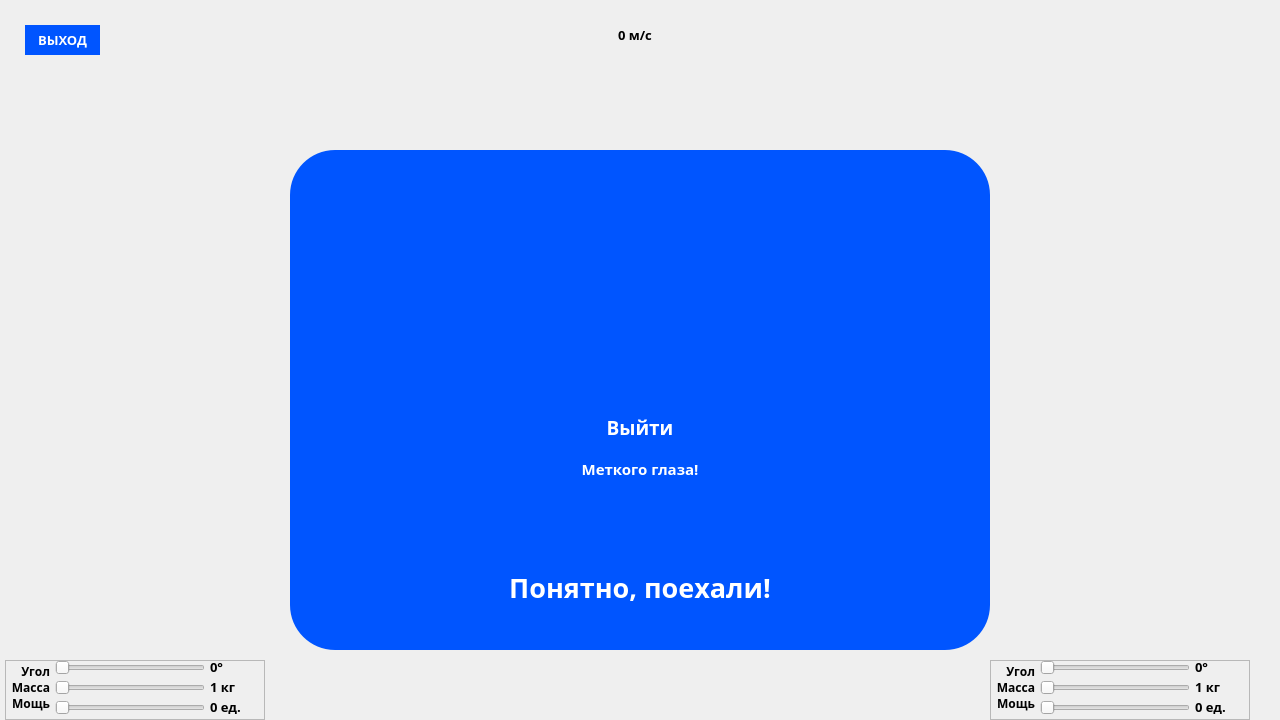
<?xml version="1.0" encoding="UTF-8"?>
<ui version="4.0">
 <class>Game</class>
 <widget class="QWidget" name="Game">
  <property name="geometry">
   <rect>
    <x>0</x>
    <y>0</y>
    <width>1280</width>
    <height>720</height>
   </rect>
  </property>
  <property name="sizePolicy">
   <sizepolicy hsizetype="Fixed" vsizetype="Fixed">
    <horstretch>0</horstretch>
    <verstretch>0</verstretch>
   </sizepolicy>
  </property>
  <property name="minimumSize">
   <size>
    <width>1280</width>
    <height>720</height>
   </size>
  </property>
  <property name="maximumSize">
   <size>
    <width>1280</width>
    <height>720</height>
   </size>
  </property>
  <property name="windowTitle">
   <string>Ballistics</string>
  </property>
  <property name="autoFillBackground">
   <bool>false</bool>
  </property>
  <property name="styleSheet">
   <string notr="true"/>
  </property>
  <widget class="QLabel" name="wind">
   <property name="geometry">
    <rect>
     <x>600</x>
     <y>20</y>
     <width>70</width>
     <height>30</height>
    </rect>
   </property>
   <property name="font">
    <font>
     <family>Montserrat ExtraBold</family>
     <pointsize>10</pointsize>
     <weight>75</weight>
     <bold>true</bold>
    </font>
   </property>
   <property name="text">
    <string>&lt;html&gt;&lt;head/&gt;&lt;body&gt;&lt;p align=&quot;center&quot;&gt;&lt;span style=&quot; font-size:10pt;&quot;&gt;0 м/с&lt;/span&gt;&lt;/p&gt;&lt;/body&gt;&lt;/html&gt;</string>
   </property>
  </widget>
  <widget class="QPushButton" name="endButton">
   <property name="geometry">
    <rect>
     <x>25</x>
     <y>25</y>
     <width>75</width>
     <height>30</height>
    </rect>
   </property>
   <property name="font">
    <font>
     <family>Montserrat ExtraBold</family>
     <pointsize>10</pointsize>
     <weight>75</weight>
     <bold>true</bold>
    </font>
   </property>
   <property name="styleSheet">
    <string notr="true">border: none;
border-radius: 45px;
color: white;
background: none;
background-color: rgb(0, 85, 255);</string>
   </property>
   <property name="text">
    <string>ВЫХОД</string>
   </property>
  </widget>
  <widget class="QLabel" name="carriage_first">
   <property name="geometry">
    <rect>
     <x>50</x>
     <y>500</y>
     <width>175</width>
     <height>175</height>
    </rect>
   </property>
   <property name="autoFillBackground">
    <bool>false</bool>
   </property>
   <property name="styleSheet">
    <string notr="true">background: none;</string>
   </property>
   <property name="text">
    <string/>
   </property>
   <property name="pixmap">
    <pixmap resource="files.qrc">:/images/carriage_1_small.png</pixmap>
   </property>
  </widget>
  <widget class="QLabel" name="carriage_second">
   <property name="geometry">
    <rect>
     <x>1050</x>
     <y>500</y>
     <width>175</width>
     <height>175</height>
    </rect>
   </property>
   <property name="autoFillBackground">
    <bool>false</bool>
   </property>
   <property name="styleSheet">
    <string notr="true">background: none;</string>
   </property>
   <property name="text">
    <string/>
   </property>
   <property name="pixmap">
    <pixmap resource="files.qrc">:/images/carriage_2_small.png</pixmap>
   </property>
  </widget>
  <widget class="QWidget" name="cannon_first" native="true">
   <property name="geometry">
    <rect>
     <x>50</x>
     <y>500</y>
     <width>175</width>
     <height>175</height>
    </rect>
   </property>
  </widget>
  <widget class="QWidget" name="cannon_second" native="true">
   <property name="geometry">
    <rect>
     <x>1050</x>
     <y>500</y>
     <width>175</width>
     <height>175</height>
    </rect>
   </property>
  </widget>
  <widget class="QPushButton" name="fire_button">
   <property name="geometry">
    <rect>
     <x>490</x>
     <y>550</y>
     <width>300</width>
     <height>100</height>
    </rect>
   </property>
   <property name="font">
    <font>
     <family>Montserrat ExtraBold</family>
     <pointsize>24</pointsize>
     <weight>75</weight>
     <bold>true</bold>
    </font>
   </property>
   <property name="styleSheet">
    <string notr="true">border: none;
border-radius: 45px;
color: white;
background: none;
background-color: rgb(220, 25, 0);</string>
   </property>
   <property name="text">
    <string>Огонь!</string>
   </property>
  </widget>
  <widget class="QFrame" name="frame_left">
   <property name="geometry">
    <rect>
     <x>5</x>
     <y>660</y>
     <width>260</width>
     <height>60</height>
    </rect>
   </property>
   <property name="frameShape">
    <enum>QFrame::StyledPanel</enum>
   </property>
   <property name="frameShadow">
    <enum>QFrame::Raised</enum>
   </property>
   <widget class="QLabel" name="label_menu">
    <property name="geometry">
     <rect>
      <x>0</x>
      <y>0</y>
      <width>45</width>
      <height>55</height>
     </rect>
    </property>
    <property name="font">
     <font>
      <family>Montserrat ExtraBold</family>
      <weight>75</weight>
      <bold>true</bold>
     </font>
    </property>
    <property name="autoFillBackground">
     <bool>false</bool>
    </property>
    <property name="text">
     <string>&lt;html&gt;&lt;head/&gt;&lt;body&gt;&lt;p align=&quot;right&quot;&gt;&lt;span style=&quot; font-size:9pt; line-height: 16px;&quot;&gt;Угол&lt;br&gt;Масса&lt;br&gt;Мощь&lt;/span&gt;&lt;/p&gt;&lt;/body&gt;&lt;/html&gt;</string>
    </property>
   </widget>
   <widget class="QLabel" name="angle">
    <property name="geometry">
     <rect>
      <x>205</x>
      <y>0</y>
      <width>55</width>
      <height>14</height>
     </rect>
    </property>
    <property name="font">
     <font>
      <family>Montserrat ExtraBold</family>
      <pointsize>10</pointsize>
      <weight>75</weight>
      <bold>true</bold>
     </font>
    </property>
    <property name="autoFillBackground">
     <bool>false</bool>
    </property>
    <property name="styleSheet">
     <string notr="true">background:none;</string>
    </property>
    <property name="text">
     <string>0°</string>
    </property>
   </widget>
   <widget class="QSlider" name="slider_angle">
    <property name="geometry">
     <rect>
      <x>50</x>
      <y>0</y>
      <width>150</width>
      <height>16</height>
     </rect>
    </property>
    <property name="acceptDrops">
     <bool>false</bool>
    </property>
    <property name="autoFillBackground">
     <bool>false</bool>
    </property>
    <property name="styleSheet">
     <string notr="true">background: none;
</string>
    </property>
    <property name="maximum">
     <number>90</number>
    </property>
    <property name="orientation">
     <enum>Qt::Horizontal</enum>
    </property>
   </widget>
   <widget class="QLabel" name="mass">
    <property name="geometry">
     <rect>
      <x>205</x>
      <y>20</y>
      <width>55</width>
      <height>14</height>
     </rect>
    </property>
    <property name="font">
     <font>
      <family>Montserrat ExtraBold</family>
      <pointsize>10</pointsize>
      <weight>75</weight>
      <bold>true</bold>
     </font>
    </property>
    <property name="autoFillBackground">
     <bool>false</bool>
    </property>
    <property name="styleSheet">
     <string notr="true">background:none;</string>
    </property>
    <property name="text">
     <string>1 кг</string>
    </property>
   </widget>
   <widget class="QSlider" name="slider_power">
    <property name="geometry">
     <rect>
      <x>50</x>
      <y>40</y>
      <width>150</width>
      <height>16</height>
     </rect>
    </property>
    <property name="autoFillBackground">
     <bool>false</bool>
    </property>
    <property name="styleSheet">
     <string notr="true">background: none;</string>
    </property>
    <property name="maximum">
     <number>100</number>
    </property>
    <property name="orientation">
     <enum>Qt::Horizontal</enum>
    </property>
   </widget>
   <widget class="QLabel" name="power">
    <property name="geometry">
     <rect>
      <x>205</x>
      <y>40</y>
      <width>55</width>
      <height>14</height>
     </rect>
    </property>
    <property name="font">
     <font>
      <family>Montserrat ExtraBold</family>
      <pointsize>10</pointsize>
      <weight>75</weight>
      <bold>true</bold>
     </font>
    </property>
    <property name="autoFillBackground">
     <bool>false</bool>
    </property>
    <property name="styleSheet">
     <string notr="true">background:none;</string>
    </property>
    <property name="text">
     <string>0 ед.</string>
    </property>
   </widget>
   <widget class="QSlider" name="slider_mass">
    <property name="geometry">
     <rect>
      <x>50</x>
      <y>20</y>
      <width>150</width>
      <height>16</height>
     </rect>
    </property>
    <property name="autoFillBackground">
     <bool>false</bool>
    </property>
    <property name="styleSheet">
     <string notr="true">background: none;
</string>
    </property>
    <property name="minimum">
     <number>1</number>
    </property>
    <property name="maximum">
     <number>50</number>
    </property>
    <property name="singleStep">
     <number>1</number>
    </property>
    <property name="pageStep">
     <number>5</number>
    </property>
    <property name="orientation">
     <enum>Qt::Horizontal</enum>
    </property>
   </widget>
  </widget>
  <widget class="QFrame" name="frame_right">
   <property name="geometry">
    <rect>
     <x>990</x>
     <y>660</y>
     <width>260</width>
     <height>60</height>
    </rect>
   </property>
   <property name="frameShape">
    <enum>QFrame::StyledPanel</enum>
   </property>
   <property name="frameShadow">
    <enum>QFrame::Raised</enum>
   </property>
   <widget class="QLabel" name="label_menu_2">
    <property name="geometry">
     <rect>
      <x>0</x>
      <y>0</y>
      <width>45</width>
      <height>55</height>
     </rect>
    </property>
    <property name="font">
     <font>
      <family>Montserrat ExtraBold</family>
      <weight>75</weight>
      <bold>true</bold>
     </font>
    </property>
    <property name="autoFillBackground">
     <bool>false</bool>
    </property>
    <property name="text">
     <string>&lt;html&gt;&lt;head/&gt;&lt;body&gt;&lt;p align=&quot;right&quot;&gt;&lt;span style=&quot; font-size:9pt; line-height: 16px;&quot;&gt;Угол&lt;br&gt;Масса&lt;br&gt;Мощь&lt;/span&gt;&lt;/p&gt;&lt;/body&gt;&lt;/html&gt;</string>
    </property>
   </widget>
   <widget class="QLabel" name="angle_2">
    <property name="geometry">
     <rect>
      <x>205</x>
      <y>0</y>
      <width>55</width>
      <height>14</height>
     </rect>
    </property>
    <property name="font">
     <font>
      <family>Montserrat ExtraBold</family>
      <pointsize>10</pointsize>
      <weight>75</weight>
      <bold>true</bold>
     </font>
    </property>
    <property name="autoFillBackground">
     <bool>false</bool>
    </property>
    <property name="styleSheet">
     <string notr="true">background:none;</string>
    </property>
    <property name="text">
     <string>0°</string>
    </property>
   </widget>
   <widget class="QSlider" name="slider_angle_2">
    <property name="geometry">
     <rect>
      <x>50</x>
      <y>0</y>
      <width>150</width>
      <height>16</height>
     </rect>
    </property>
    <property name="acceptDrops">
     <bool>false</bool>
    </property>
    <property name="autoFillBackground">
     <bool>false</bool>
    </property>
    <property name="styleSheet">
     <string notr="true">background: none;
</string>
    </property>
    <property name="maximum">
     <number>90</number>
    </property>
    <property name="orientation">
     <enum>Qt::Horizontal</enum>
    </property>
   </widget>
   <widget class="QLabel" name="mass_2">
    <property name="geometry">
     <rect>
      <x>205</x>
      <y>20</y>
      <width>55</width>
      <height>14</height>
     </rect>
    </property>
    <property name="font">
     <font>
      <family>Montserrat ExtraBold</family>
      <pointsize>10</pointsize>
      <weight>75</weight>
      <bold>true</bold>
     </font>
    </property>
    <property name="autoFillBackground">
     <bool>false</bool>
    </property>
    <property name="styleSheet">
     <string notr="true">background:none;</string>
    </property>
    <property name="text">
     <string>1 кг</string>
    </property>
   </widget>
   <widget class="QSlider" name="slider_power_2">
    <property name="geometry">
     <rect>
      <x>50</x>
      <y>40</y>
      <width>150</width>
      <height>16</height>
     </rect>
    </property>
    <property name="autoFillBackground">
     <bool>false</bool>
    </property>
    <property name="styleSheet">
     <string notr="true">background: none;</string>
    </property>
    <property name="maximum">
     <number>100</number>
    </property>
    <property name="orientation">
     <enum>Qt::Horizontal</enum>
    </property>
   </widget>
   <widget class="QLabel" name="power_2">
    <property name="geometry">
     <rect>
      <x>205</x>
      <y>40</y>
      <width>55</width>
      <height>14</height>
     </rect>
    </property>
    <property name="font">
     <font>
      <family>Montserrat ExtraBold</family>
      <pointsize>10</pointsize>
      <weight>75</weight>
      <bold>true</bold>
     </font>
    </property>
    <property name="autoFillBackground">
     <bool>false</bool>
    </property>
    <property name="styleSheet">
     <string notr="true">background:none;</string>
    </property>
    <property name="text">
     <string>0 ед.</string>
    </property>
   </widget>
   <widget class="QSlider" name="slider_mass_2">
    <property name="geometry">
     <rect>
      <x>50</x>
      <y>20</y>
      <width>150</width>
      <height>16</height>
     </rect>
    </property>
    <property name="autoFillBackground">
     <bool>false</bool>
    </property>
    <property name="styleSheet">
     <string notr="true">background: none;
</string>
    </property>
    <property name="minimum">
     <number>1</number>
    </property>
    <property name="maximum">
     <number>50</number>
    </property>
    <property name="singleStep">
     <number>1</number>
    </property>
    <property name="pageStep">
     <number>5</number>
    </property>
    <property name="orientation">
     <enum>Qt::Horizontal</enum>
    </property>
   </widget>
  </widget>
  <widget class="Ball" name="left_ball">
   <property name="geometry">
    <rect>
     <x>180</x>
     <y>584</y>
     <width>24</width>
     <height>24</height>
    </rect>
   </property>
   <property name="styleSheet">
    <string notr="true"/>
   </property>
   <property name="text">
    <string/>
   </property>
  </widget>
  <widget class="Ball" name="right_ball">
   <property name="geometry">
    <rect>
     <x>1070</x>
     <y>584</y>
     <width>24</width>
     <height>24</height>
    </rect>
   </property>
   <property name="styleSheet">
    <string notr="true">border-width: 2px;
border-color: rgb(255, 0, 0);</string>
   </property>
   <property name="text">
    <string/>
   </property>
  </widget>
  <widget class="QWidget" name="info" native="true">
   <property name="geometry">
    <rect>
     <x>290</x>
     <y>150</y>
     <width>700</width>
     <height>500</height>
    </rect>
   </property>
   <property name="styleSheet">
    <string notr="true">border: none;
border-radius: 45px;
color: white;
background: none;
background-color: rgb(0, 85, 255);</string>
   </property>
   <widget class="QLabel" name="text_info">
    <property name="geometry">
     <rect>
      <x>50</x>
      <y>95</y>
      <width>600</width>
      <height>275</height>
     </rect>
    </property>
    <property name="font">
     <font>
      <family>Montserrat ExtraBold</family>
      <pointsize>11</pointsize>
      <weight>75</weight>
      <bold>true</bold>
     </font>
    </property>
    <property name="text">
     <string>&lt;html&gt;&lt;head/&gt;&lt;body&gt;&lt;p&gt;Добро пожаловать в Ballistics, простую в освоении баллистическую игру!&lt;br/&gt;&lt;br/&gt;Правила просты: настрой массу ядра, а также силу и угол выстрела при помощи ползунков. Готов выстрелить - жми &amp;quot;Огонь!&amp;quot;. Дальше то же самое нужно сделать второму игроку.&lt;br/&gt;&lt;br/&gt;Победит тот, кто попадет ядром в пушку противника. &lt;br/&gt;Не забудь, что на полет снаряда влияет ветер.&lt;/p&gt;&lt;p&gt;Меткого глаза!&lt;/p&gt;&lt;/body&gt;&lt;/html&gt;</string>
    </property>
    <property name="alignment">
     <set>Qt::AlignCenter</set>
    </property>
    <property name="wordWrap">
     <bool>true</bool>
    </property>
    <property name="margin">
     <number>20</number>
    </property>
   </widget>
   <widget class="QPushButton" name="close_info">
    <property name="geometry">
     <rect>
      <x>200</x>
      <y>400</y>
      <width>300</width>
      <height>75</height>
     </rect>
    </property>
    <property name="font">
     <font>
      <family>Montserrat ExtraBold</family>
      <pointsize>20</pointsize>
      <weight>75</weight>
      <bold>true</bold>
     </font>
    </property>
    <property name="styleSheet">
     <string notr="true">border: none;
color: white;
background: none;
background-color: rgb(0, 85, 255);</string>
    </property>
    <property name="text">
     <string>Понятно, поехали!</string>
    </property>
   </widget>
  </widget>
  <widget class="QWidget" name="win_widget" native="true">
   <property name="geometry">
    <rect>
     <x>290</x>
     <y>260</y>
     <width>700</width>
     <height>200</height>
    </rect>
   </property>
   <property name="styleSheet">
    <string notr="true">border: none;
border-radius: 45px;
color: white;
background: none;
background-color: rgb(0, 85, 255);</string>
   </property>
   <widget class="QPushButton" name="win_button">
    <property name="geometry">
     <rect>
      <x>250</x>
      <y>150</y>
      <width>200</width>
      <height>35</height>
     </rect>
    </property>
    <property name="font">
     <font>
      <family>Montserrat ExtraBold</family>
      <pointsize>14</pointsize>
      <weight>75</weight>
      <bold>true</bold>
     </font>
    </property>
    <property name="text">
     <string>Выйти</string>
    </property>
   </widget>
   <widget class="QLabel" name="win_text">
    <property name="geometry">
     <rect>
      <x>50</x>
      <y>15</y>
      <width>600</width>
      <height>120</height>
     </rect>
    </property>
    <property name="font">
     <font>
      <family>Montserrat ExtraBold</family>
      <pointsize>15</pointsize>
      <weight>75</weight>
      <bold>true</bold>
     </font>
    </property>
    <property name="text">
     <string/>
    </property>
    <property name="textFormat">
     <enum>Qt::RichText</enum>
    </property>
   </widget>
  </widget>
  <zorder>right_ball</zorder>
  <zorder>left_ball</zorder>
  <zorder>endButton</zorder>
  <zorder>wind</zorder>
  <zorder>cannon_first</zorder>
  <zorder>carriage_first</zorder>
  <zorder>cannon_second</zorder>
  <zorder>carriage_second</zorder>
  <zorder>fire_button</zorder>
  <zorder>frame_left</zorder>
  <zorder>frame_right</zorder>
  <zorder>info</zorder>
  <zorder>win_widget</zorder>
 </widget>
 <customwidgets>
  <customwidget>
   <class>Ball</class>
   <extends>QLabel</extends>
   <header>ball.h</header>
  </customwidget>
 </customwidgets>
 <resources>
  <include location="files.qrc"/>
 </resources>
 <connections/>
</ui>
